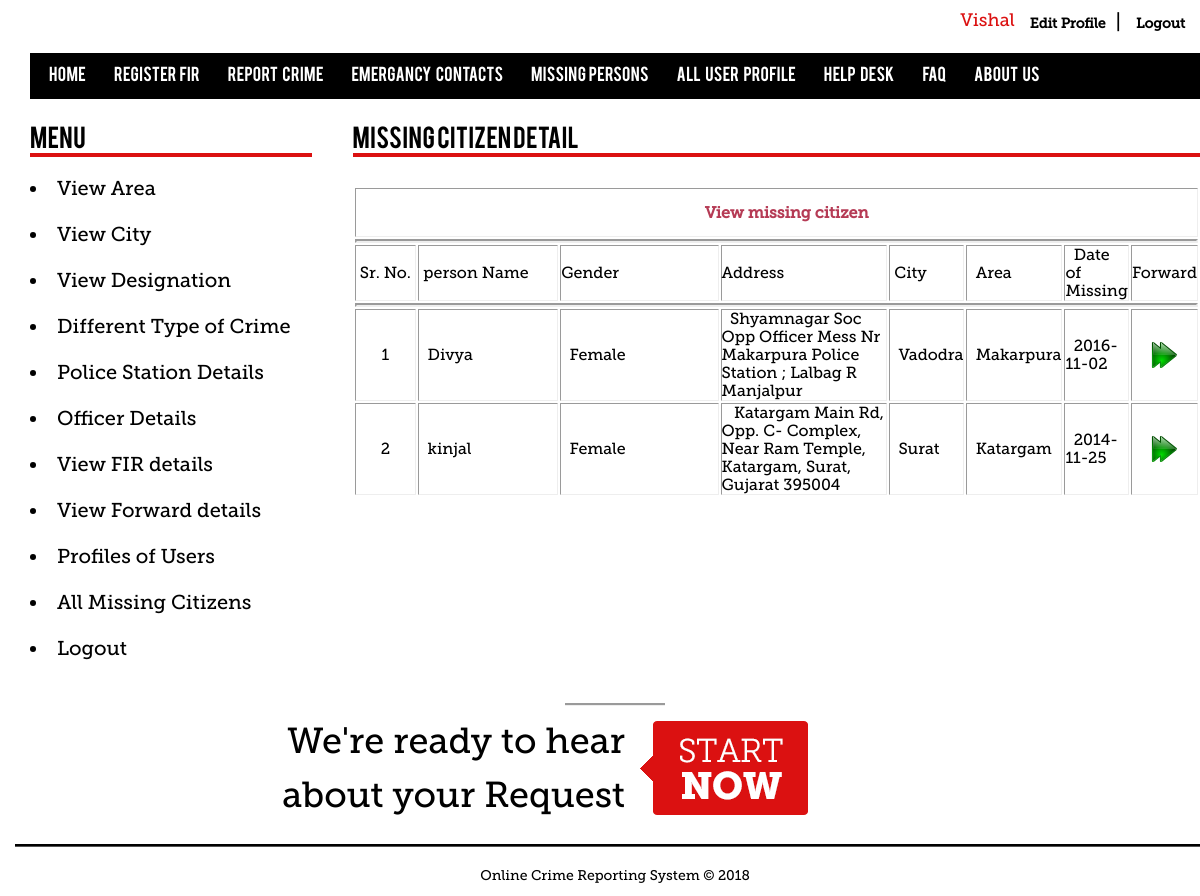
Page /manage_missingcitizens1.php (signed in) on the committed database.
### tables this page shows
CREATE TABLE IF NOT EXISTS `mstr_missingcitizens` (
  `missing_id` int(10) unsigned NOT NULL AUTO_INCREMENT,
  `upload_photo` varchar(45) DEFAULT NULL,
  `first_name` varchar(45) NOT NULL,
  `middle_name` varchar(45) NOT NULL,
  `last_name` varchar(45) NOT NULL,
  `gander` varchar(45) NOT NULL,
  `address` varchar(45) NOT NULL,
  `city_id` int(10) unsigned NOT NULL,
  `area_id` int(10) unsigned NOT NULL,
  `date_of_missing` date NOT NULL,
  `time_of_missing` time NOT NULL,
  `special_clue` varchar(45) DEFAULT NULL,
  `contactno` int(20) NOT NULL,
  `descript` varchar(60) NOT NULL,
  `status` varchar(80) NOT NULL,
  `username` varchar(45) NOT NULL,
  PRIMARY KEY (`missing_id`),
  KEY `FK_mstr_missingcitizens_1` (`city_id`),
  KEY `FK_mstr_missingcitizens_2` (`area_id`),
  KEY `FK_mstr_missingcitizens_3` (`username`)
);

CREATE TABLE IF NOT EXISTS `mstr_policestation` (
  `policestation_id` int(10) NOT NULL AUTO_INCREMENT,
  `area_id` int(10) unsigned NOT NULL,
  `address` varchar(255) NOT NULL,
  `contact_no` int(10) unsigned NOT NULL,
  `Email_id` varchar(255) NOT NULL,
  `contact_person` varchar(45) NOT NULL,
  `starting_date` datetime NOT NULL,
  `policestation_name` varchar(45) NOT NULL,
  `city_id` int(10) unsigned NOT NULL,
  `desi_id` int(10) unsigned NOT NULL,
  PRIMARY KEY (`policestation_id`),
  KEY `FK_mstr_policestation_1` (`area_id`),
  KEY `FK_mstr_policestation_2` (`city_id`)
);

CREATE TABLE IF NOT EXISTS `mstr_city` (
  `city_id` int(10) unsigned NOT NULL AUTO_INCREMENT,
  `city_name` varchar(45) NOT NULL,
  PRIMARY KEY (`city_id`)
);

CREATE TABLE IF NOT EXISTS `mstr_area` (
  `area_id` int(10) unsigned NOT NULL AUTO_INCREMENT,
  `area_name` varchar(45) NOT NULL,
  `pincode` int(10) unsigned NOT NULL,
  `city_id` int(10) unsigned NOT NULL,
  PRIMARY KEY (`area_id`),
  KEY `FK_mstr_area_1` (`city_id`),
  KEY `area_id` (`area_id`),
  KEY `area_id_2` (`area_id`)
);

### manage_missingcitizens1.php (the view, shortened to what this page needs)
<?php
include("config.php");
$selectQuery = "select * from mstr_missingcitizens m1, mstr_policestation ps, mstr_designation md, mstr_officer mo, mstr_area ma,mstr_city mc where m1.area_id = ps.area_id and mo.policestation_id = ps.policestation_id and md.desi_id = mo.desi_id and md.desi_name = 'PI'  and ma.area_id = m1.area_id and mc.city_id = ma.city_id and m1.status=0";
$resultSet = mysqli_query($conn,$selectQuery) or die(mysqli_error());
?>
<link rel="stylesheet" href="files/template.css" type="text/css">
<link rel="stylesheet" href="files/constant.css" type="text/css">
<div class="main">
<div id="wrap">
<?php
	include("menu.php");
?>
			<link rel="stylesheet" href="css/template.css" type="text/css">
			<link rel="stylesheet" href="css/constant.css" type="text/css">
			<div id="content">
<?php
   include("sidebar.php");
?>
			<div class="div2">
					 <h1> missing citizen detail </h1>
					  <p>&nbsp;
					  </p>
						<center>
					  <table width="100%" border="1" bgcolor="#FFFFFF">
						<tr>
							<td colspan="8" height="49" align="center" valign="middle" class="rowBorder">&nbsp;&nbsp;&nbsp;&nbsp;
						<span class="highlight"> View missing citizen </span>
							</td>
						</tr>
						<tr>
							<td colspan="8"><hr />
							</td>
						</tr>
						<tr>
							<td width="12%" align="center" class="style4 tableHeading style2">Sr. No.</td>
							<td width="28%" class="style4 tableHeading style2">&nbsp;person Name</td>
							<td width="32%" class="style4 tableHeading style2">Gender</td>
							<td width="32%" class="style4 tableHeading style2">Address</td>
							<td width="32%" class="style4 tableHeading style2">&nbsp;City</td>
							<td width="32%" class="style4 tableHeading style2">&nbsp;&nbsp;Area</td>
							<td width="32%" class="style4 tableHeading style2">&nbsp;&nbsp;Date of Missing</td>
							<td width="11%"><span class="style4">Forward</span></td>
						<tr>
						<td colspan="8"><hr /></td>
						</tr>
					<?php
					$i = 1;
					while($record=mysqli_fetch_array($resultSet))
					{
					?>
					<tr>
					  <td align="center" ><?php echo $i++; ?></td>
					  <td align="left" >&nbsp;&nbsp;<?php echo $record["first_name"];?></td>
					  <td align="left" >&nbsp;&nbsp;<?php echo $record["gander"];?></td>
					  <td align="left" >&nbsp;&nbsp;<?php echo $record["address"];?></td>
					  <td align="left" >&nbsp;&nbsp;<?php echo $record["city_name"];?></td>
					  <td align="left" >&nbsp;&nbsp;<?php echo $record["area_name"];?></td>
					  <td align="left" >&nbsp;&nbsp;<?php echo $record["date_of_missing"];?></td>
					  <td align="center" ><a href="PIforward1.php?m_id=<?php echo $record["missing_id"];?>">
					  <img title="Edit missing person" src="images/forward.png"  /> </a></td>
					</tr>
					</tr>
					<?php
					}
					?>
				  	</table>
					  <p>&nbsp;</p>
					  <p>&nbsp;</p>
					  <p>&nbsp;</p>
					  </center>
		</div>
	    <?php
	   include("footer1.php");
	   ?>
</div>
</div>
</div>

### css/template.css (style rules this page uses)
body { font-family:museo_slab, Helvetica, sans-serif; font-size:14px; color:#000000; }
.main { width:1170px; position:relative; margin:0 auto }
#wrap { background-color:#ffffff; width:1200px; }
a { color:#000000; font-weight:bold; }
h1 { font-family:Bebas; width:auto; font-size:24px !important; font-weight:normal !important; margin:auto; color:#000000; border-bottom:4px solid #db1111; }
.div2 { width:847.5px; float:right; padding:30px 15px 20px 0px; }
.highlight { color:#B53B55; font-weight:bold }

### css/constant.css (style rules this page uses)
* { padding:0px 0px 0px 0px; margin:0px 0px 0px 0px; }
html { height:100% }
body { text-align:center; font-size:20px; border:none!important; }
table { padding:0; border:none; }
td { vertical-align:middle; }
img { border:none }
h1 { font-size:130% }
p { padding:0px 0px 13px 0px; font-size:14px; }
.main { text-align:left }

### footer1.php (style rules this page uses)
#wrap { background-color:#ffffff; font:Arial, Helvetica, sans-serif; }

### rows in the picture
mstr_missingcitizens: first_name "Divya", gander "Female", mstr_policestation.address "Shyamnagar Soc Opp Officer Mess Nr Makarpura Police Station ; Lalbag R Manjalpur", city.city_name "Vadodra", area.area_name "Makarpura", date_of_missing "2016-11-02"
mstr_missingcitizens: first_name "kinjal", gander "Female", mstr_policestation.address "Katargam Main Rd, Opp. C- Complex, Near Ram Temple, Katargam, Surat, Gujarat 395004", city.city_name "Surat", area.area_name "Katargam", date_of_missing "2014-11-25"

### other values in the picture
$_SESSION['username'] "Vishal"
